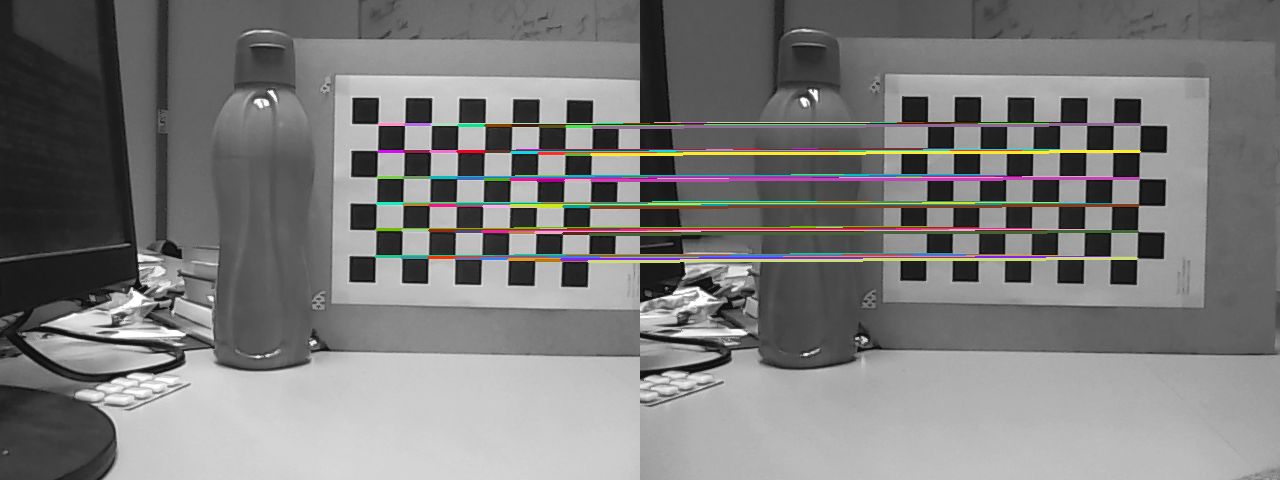
//> input picture homographywithPnp/Draw matches.png, 1280 x 480 px
$ ./homographytestfiles 'Draw matches.png' 'Chessboard poses.png' 'Chessboard poses.png' 'Chessboard poses.png' 'Chessboard poses.png'   (built with g++ and OpenCV 4)
//> lines starting //> are read from the running program, lines starting //| are printed output that depends on the picture
#include <iostream>
#include "opencv2/core.hpp"
#ifdef HAVE_OPENCV_XFEATURES2D
#include "opencv2/highgui.hpp"
#include "opencv2/xfeatures2d.hpp"
#include "opencv2/features2d.hpp"
#include "opencv2/imgproc.hpp"
#include "opencv2/calib3d.hpp"


using namespace cv;
using namespace cv::xfeatures2d;
using std::cout;
using std::endl;

const char* keys =
    "{ help h |                    | Print help message.}"
    "{@input0 | ../testfilesdataset/10.png | image 00.}"
    "{@input1 | ../testfilesdataset/11.png | image 01.}"
    "{@input2 | ../testfilesdataset/12.png | image 02.}"
    "{@input3 | ../testfilesdataset/13.png | image 03.}"
    "{@input4 | ../testfilesdataset/14.png | image 04.}";

int main(int argc, char** argv)
{
    CommandLineParser parser(argc,argv ,keys);
    Mat src0 = imread(parser.get<String>("@input0"));
//> src0 is the input picture: 480 rows x 1280 cols, CV_8UC3; mean B, G, R 123, 123.6, 124.2
    Mat src1 = imread(parser.get<String>("@input1"));
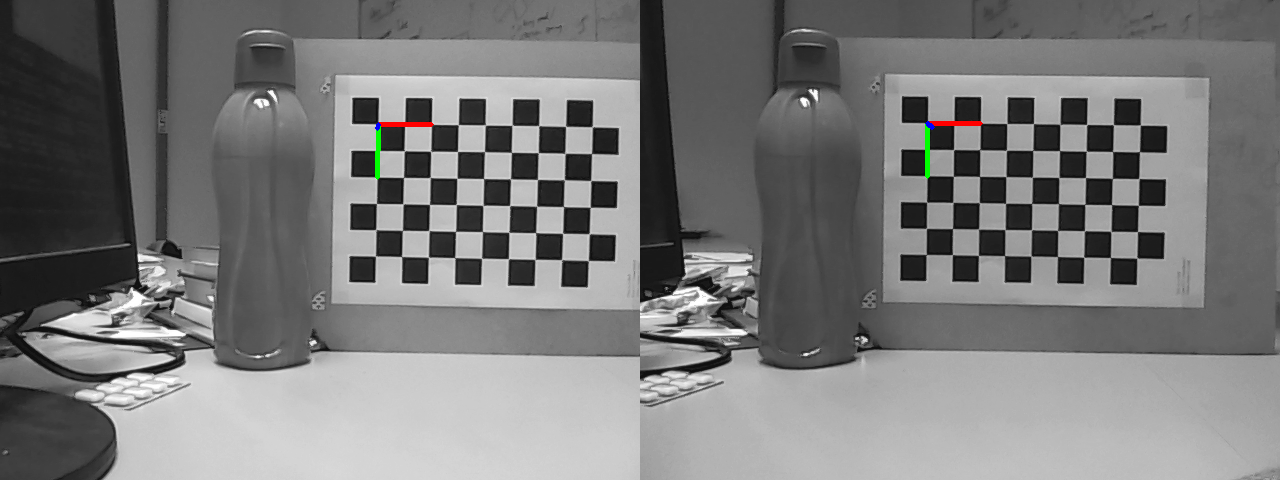
//> input picture homographywithPnp/Chessboard poses.png, 1280 x 480 px
//> src1 is the input picture: 480 rows x 1280 cols, CV_8UC3; mean B, G, R 122.3, 122.4, 122.4
    Mat src2 = imread(parser.get<String>("@input2"));
    Mat src3 = imread(parser.get<String>("@input3"));
    Mat src4 = imread(parser.get<String>("@input4"));

    if (src0.empty() || src1.empty() || src2.empty() || src3.empty() || src4.empty())
    {
        cout << "Could not open or find image!\n" <<endl;
        cout << "Usage: " <<argv[0] << "<Input image>" <<endl;
        return -1;
    }

    Mat grey0, grey1, grey2, grey3, grey4, descriptors0, descriptors1;
    cvtColor(src0,grey0, COLOR_BGR2GRAY);
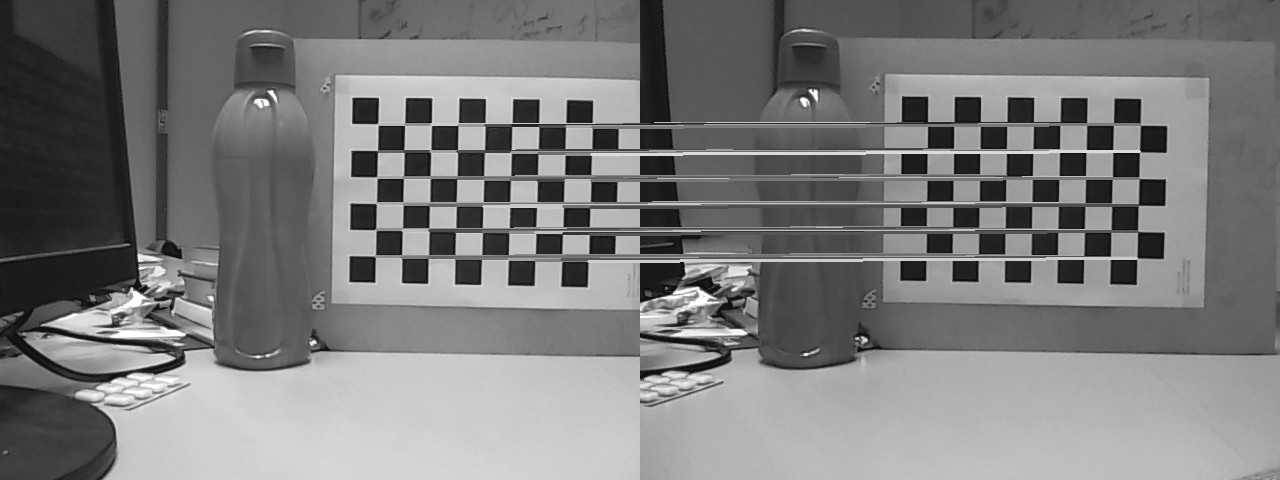
//> grey0: 480 rows x 1280 cols, CV_8UC1; min 16, max 255, mean 123.7
    cvtColor(src1,grey1, COLOR_BGR2GRAY);
    cvtColor(src2,grey2, COLOR_BGR2GRAY);
    cvtColor(src3,grey3, COLOR_BGR2GRAY);
    cvtColor(src4,grey4, COLOR_BGR2GRAY);

    //requires intrinsic parameters of camera, use desktop logitech for now
    FileStorage fs;
    if( !fs.open("/home/joseph/Desktop/out_camera_data_logitech.xml", FileStorage::READ))
    {
        cout<<"fail to read camera parameters"<<endl;
//> (the run ends here: a file the program needs is not available, at `return -1;`)
